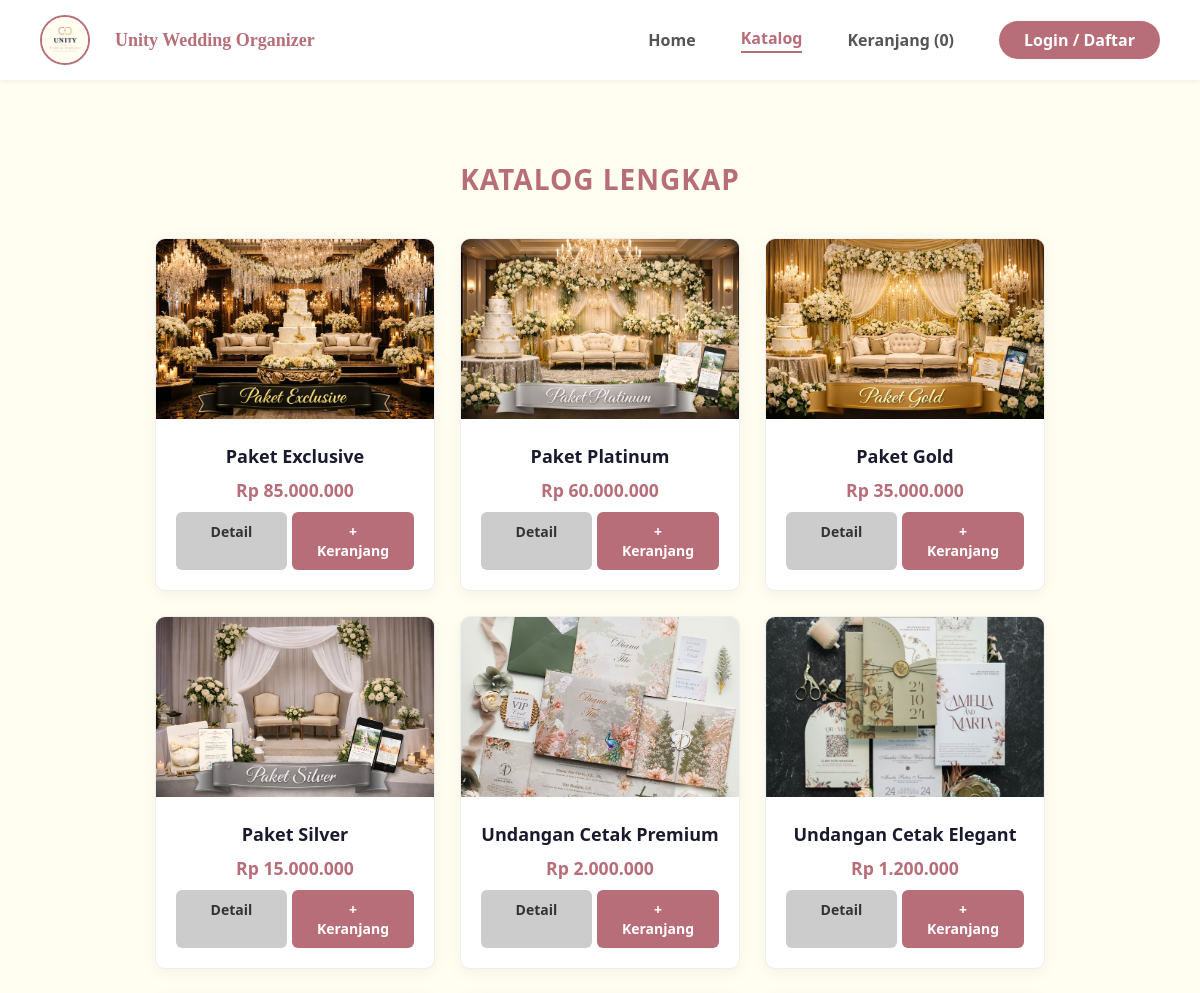
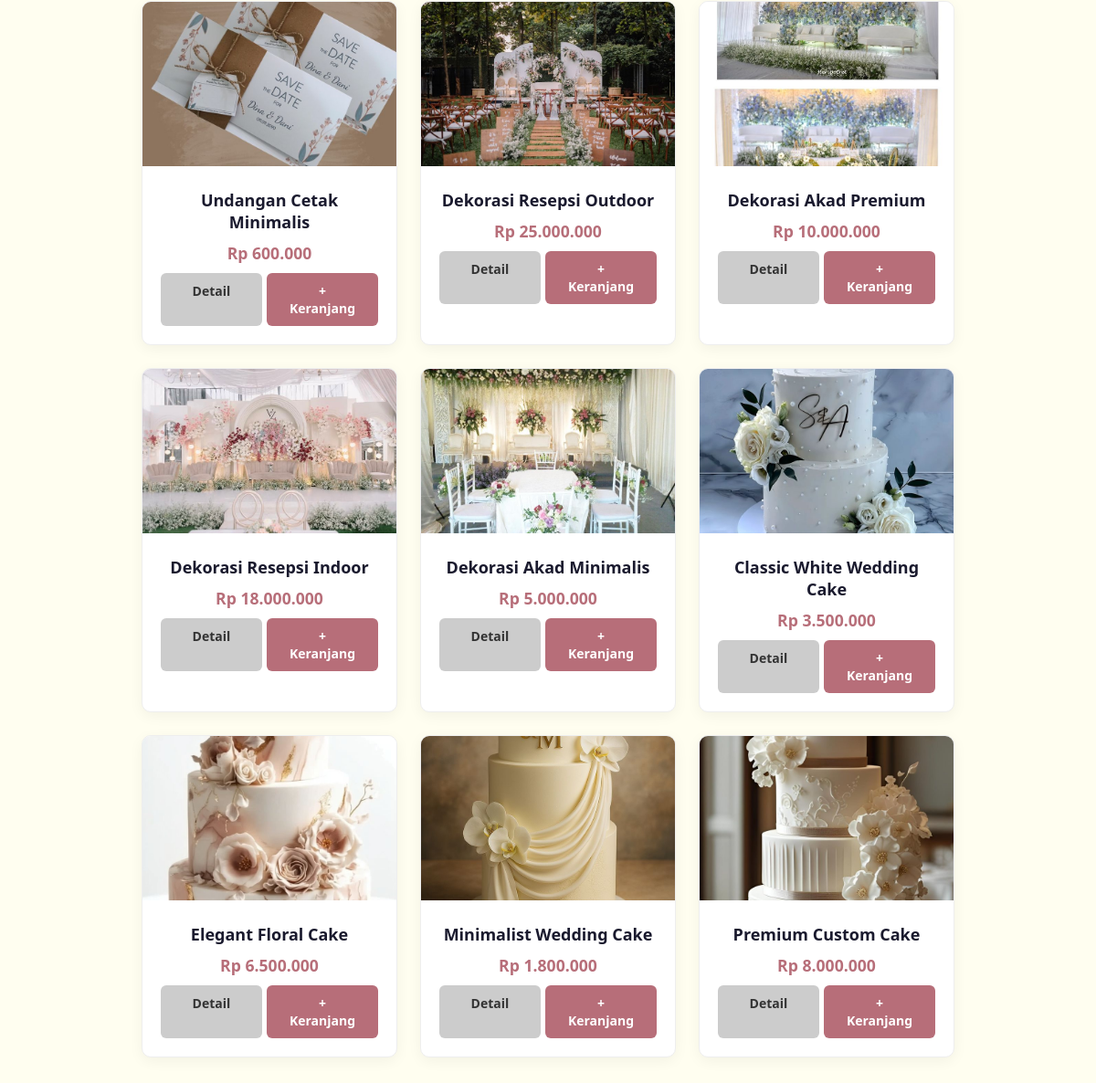
Page /wedding_organizer/katalog.php on the committed database (2 pictures, top to bottom).
### tables this page shows
CREATE TABLE `layanan` (
  `id_layanan` int(11) NOT NULL,
  `id_kategori` int(11) NOT NULL,
  `nama_layanan` varchar(100) NOT NULL,
  `deskripsi` text DEFAULT NULL,
  `harga` decimal(10,2) NOT NULL,
  `gambar` varchar(255) DEFAULT NULL,
  `status` enum('tersedia','habis') DEFAULT 'tersedia',
  `created_at` datetime DEFAULT current_timestamp()
);

### wedding_organizer/katalog.php (the view)
<?php
include 'koneksi.php';
include 'header.php';
?>
<div class="container">
    <h2 class="section-title" style="margin-top: 40px;">Katalog Lengkap</h2>
    <div class="layanan-grid">
        <?php
        $query = mysqli_query($koneksi, "SELECT * FROM layanan ORDER BY id_layanan DESC");
        while($data = mysqli_fetch_array($query)){
        ?>
            <div class="card">
                <img src="uploads/<?php echo $data['gambar']; ?>" alt="<?php echo $data['nama_layanan']; ?>">
                <div class="card-body">
                    <h3><?php echo $data['nama_layanan']; ?></h3>
                    <span class="harga">
                        Rp <?php echo number_format($data['harga'], 0, ',', '.'); ?>
                    </span>
                    <div style="margin-top: 10px; display: flex; gap: 5px;">
                        <a href="detail.php?id=<?php echo $data['id_layanan']; ?>" class="btn-cta" style="background: #ccc; color: #333; font-size: 14px; flex: 1; text-align: center;">Detail</a>
                        <a href="beli.php?id=<?php echo $data['id_layanan']; ?>" class="btn-cta" style="font-size: 14px; flex: 1; text-align: center;">+ Keranjang</a>
                    </div>
                </div>
            </div>
        <?php } ?>
    </div>
</div>
</body>
</html>

### wedding_organizer/header.php (shortened to what this page needs)
<?php
$halaman_saat_ini = basename($_SERVER['PHP_SELF']);
$jml_keranjang = 0;
?>
<!DOCTYPE html>
<html lang="id">
<head>
    <link rel="stylesheet" href="style.css">
    <link rel="stylesheet" href="https://cdnjs.cloudflare.com/ajax/libs/font-awesome/6.0.0/css/all.min.css">
</head>
<body>
<header class="main-header">
    <div class="header-left">
        <a href="index.php" class="brand-link">
            <img src="images/logo_unity.png" alt="Logo" style="width: 50px; height: 50px; border-radius: 50%; object-fit: cover; border: 2px solid #B76E79;">
            <span class="brand-text">Unity Wedding Organizer</span>
        </a>
    </div>
    <div class="header-right">
        <nav class="nav-menu">
            <a href="index.php"
               class="<?= ($halaman_saat_ini == 'index.php') ? 'menu-aktif' : '' ?>">
               Home
            </a>
            <a href="katalog.php"
               class="<?= ($halaman_saat_ini == 'katalog.php' || $halaman_saat_ini == 'detail.php') ? 'menu-aktif' : '' ?>">
               Katalog
            </a>
            <a href="keranjang.php"
               class="<?= ($halaman_saat_ini == 'keranjang.php') ? 'menu-aktif' : '' ?>">
               Keranjang (<?= $jml_keranjang; ?>)
            </a>
            <?php if (isset($_SESSION['user'])): ?>
                <a href="riwayat.php"
                   class="<?= ($halaman_saat_ini == 'riwayat.php') ? 'menu-aktif' : '' ?>">
                   Riwayat
                </a>
                <a href="logout.php" class="btn-logout" style="color: red;">Logout</a>
            <?php else: ?>
                <a href="login.php"
                   class="btn-login <?= ($halaman_saat_ini == 'login.php') ? 'menu-aktif' : '' ?>">
                   Login / Daftar
                </a>
            <?php endif; ?>
        </nav>
    </div>
</header>

### wedding_organizer/style.css (style rules this page uses)
:root { --primary: #B76E79; --secondary: #FFFEF0; --text: #1A1A2E; --white: #ffffff; --gray: #f4f4f4; --accent: #d48c96; }
* { margin: 0; padding: 0; box-sizing: border-box; }
body { font-family: 'Segoe UI', Tahoma, Geneva, Verdana, sans-serif; background-color: var(--secondary); color: var(--text); display: flex; flex-direction: column; min-height: 100vh; }
a { text-decoration: none; color: inherit; }
.main-header { background-color: var(--white); height: 80px; padding: 0 5%; display: flex; justify-content: space-between; align-items: center; box-shadow: 0 2px 10px rgba(0,0,0,0.05); position: sticky; top: 0; z-index: 1000; }
.header-left .brand-link { display: flex; align-items: center; gap: 15px; text-decoration: none; color: var(--primary); font-size: 20px; font-weight: 800; white-space: nowrap; }
.header-right .nav-menu { display: flex; gap: 25px; align-items: center; }
.nav-menu a { color: var(--text); font-weight: 600; font-size: 15px; transition: 0.3s; }
.btn-login { background: var(--primary); color: white !important; padding: 8px 25px; border-radius: 50px; transition: 0.3s; }
.layanan-grid { display: flex; gap: 25px; flex-wrap: wrap; justify-content: center; margin-top: 20px; }
.card { background: white; border-radius: 10px; width: 280px; overflow: hidden; box-shadow: 0 4px 15px rgba(0,0,0,0.05); transition: transform 0.3s; border: 1px solid #eee; }
.card img { width: 100%; height: 180px; object-fit: cover; }
.card-body { padding: 20px; text-align: center; }
.card-body h3 { font-size: 18px; margin-bottom: 10px; color: var(--text); }
.harga { color: var(--primary); font-weight: bold; font-size: 1.1rem; margin: 10px 0; display: block; }
.container { max-width: 1200px; margin: 40px auto; padding: 0 20px; }
.section-title { text-align: center; margin-bottom: 40px; color: var(--primary); font-size: 28px; text-transform: uppercase; letter-spacing: 1px; }
.btn-cta { background-color: var(--primary); color: white; padding: 10px 25px; text-decoration: none; border-radius: 6px; font-weight: 600; transition: 0.3s; border: none; cursor: pointer; display: inline-block; }

### wedding_organizer/header.php (style rules this page uses)
.nav-menu a.menu-aktif { color: #B76E79 !important; font-weight: bold; border-bottom: 2px solid #B76E79; padding-bottom: 2px; }
.main-header { display: flex; justify-content: space-between; align-items: center; padding: 10px 40px; background-color: #fff; box-shadow: 0 2px 5px rgba(0,0,0,0.05); }
.header-left { display: flex; align-items: center; }
.brand-link { display: flex; align-items: center; text-decoration: none; color: #333; font-family: 'Playfair Display', serif; }
.brand-text { margin-left: 10px; font-size: 18px; font-weight: bold; color: #B76E79; }
.nav-menu a { margin-left: 20px; text-decoration: none; color: #555; font-size: 16px; transition: 0.3s; }

### rows in the picture
layanan: gambar (picture), nama_layanan "Paket Exclusive", harga "85.000.000"
layanan: gambar (picture), nama_layanan "Paket Platinum", harga "60.000.000"
layanan: gambar (picture), nama_layanan "Paket Gold", harga "35.000.000"
layanan: gambar (picture), nama_layanan "Paket Silver", harga "15.000.000"
layanan: gambar (picture), nama_layanan "Undangan Cetak Premium", harga "2.000.000"
layanan: gambar (picture), nama_layanan "Undangan Cetak Elegant", harga "1.200.000"
layanan: gambar (picture), nama_layanan "Undangan Cetak Minimalis", harga "600.000"
layanan: gambar (picture), nama_layanan "Dekorasi Resepsi Outdoor", harga "25.000.000"
layanan: gambar (picture), nama_layanan "Dekorasi Akad Premium", harga "10.000.000"
layanan: gambar (picture), nama_layanan "Dekorasi Resepsi Indoor", harga "18.000.000"
layanan: gambar (picture), nama_layanan "Dekorasi Akad Minimalis", harga "5.000.000"
layanan: gambar (picture), nama_layanan "Classic White Wedding Cake", harga "3.500.000"
layanan: gambar (picture), nama_layanan "Elegant Floral Cake", harga "6.500.000"
layanan: gambar (picture), nama_layanan "Minimalist Wedding Cake", harga "1.800.000"
layanan: gambar (picture), nama_layanan "Premium Custom Cake", harga "8.000.000"

### other values in the picture
$jml_keranjang "0"
